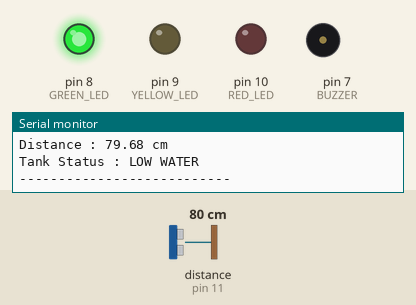
Recording of a sketch running on a simulated Arduino Uno, built with avr-gcc and run on an emulated ATmega328P. Shown: output pins drawn as LEDs (lit = HIGH), buzzer (waves = sounding), the last lines printed to the serial monitor. Wiring (inferred from the names in the program): ultrasonic range finder: trigger pin 12; echo pin 11. Inputs (shaded band) come from the test bench; at power-on: distance to the obstacle (sensor on pin 11) 80 cm. The echo pulse lasts 58.3 µs per cm; pins used as bus, display or sensor lines are not drawn.

Above: at 1.2 s.
1.3 s: distance to the obstacle (sensor on pin 11) set to 22 cm
3.3 s: distance to the obstacle (sensor on pin 11) set to 18 cm
At 5.1 s:
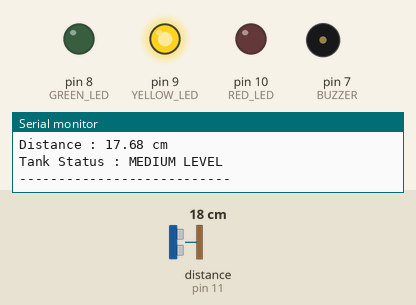
5.6 s: distance to the obstacle (sensor on pin 11) set to 12 cm
7.4 s: distance to the obstacle (sensor on pin 11) set to 9 cm
At 9.0 s:
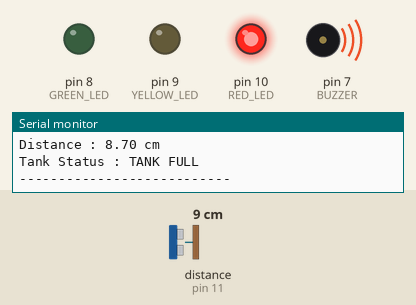
9.7 s: distance to the obstacle (sensor on pin 11) set to 35 cm
At 11.4 s:
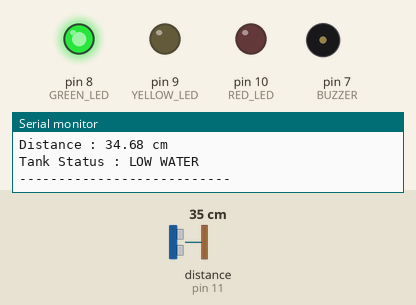
11.7 s: distance to the obstacle (sensor on pin 11) set to 2 cm
At 13.7 s:
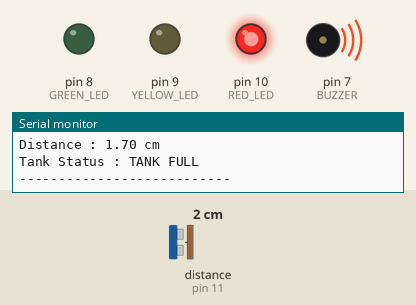
Timing chart, 0 to 14.7 s (numbered marks = the images above; inputs shaded):
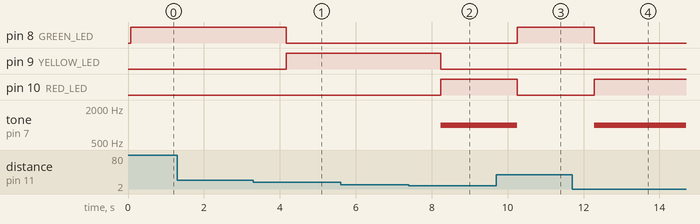

Measured:
- the behaviour switches between 21 and 20 cm on distance to the obstacle (sensor on pin 11) (found by bisection; images 0 and 1)
- the behaviour switches between 11 and 10 cm on distance to the obstacle (sensor on pin 11) (found by bisection; images 1 and 2)
- after the input at 3.3 s, pin 8 (GREEN_LED): HIGH → LOW after 0.87 s; pin 9 (YELLOW_LED): LOW → HIGH after 0.87 s
- after the input at 7.4 s, pin 9 (YELLOW_LED): HIGH → LOW after 0.83 s; pin 10 (RED_LED): LOW → HIGH after 0.83 s; tone on pin 7 (BUZZER): silent → 1000 Hz after 0.83 s
- after the input at 9.7 s, pin 8 (GREEN_LED): LOW → HIGH after 0.55 s; pin 10 (RED_LED): HIGH → LOW after 0.55 s; tone on pin 7 (BUZZER): 1000 Hz → silent after 0.55 s
- after the input at 11.7 s, pin 8 (GREEN_LED): HIGH → LOW after 0.58 s; pin 10 (RED_LED): LOW → HIGH after 0.58 s; tone on pin 7 (BUZZER): silent → 1000 Hz after 0.58 s

The sketch:

smart_water_tank_level_monitor.ino
```cpp
/*
==========================================
 Smart Water Tank Level Monitor
 Day 2 - IoT Engineering Portfolio
==========================================

Hardware:
- Arduino Uno
- HC-SR04 Ultrasonic Sensor
- Green LED
- Yellow LED
- Red LED
- Piezo Buzzer

Author: Smriti
*/

// ---------------- Pin Definitions ----------------
const int TRIG_PIN = 12;
const int ECHO_PIN = 11;

const int GREEN_LED = 8;
const int YELLOW_LED = 9;
const int RED_LED = 10;

const int BUZZER = 7;

// ---------------- Thresholds (cm) ----------------
const int FULL_LEVEL = 10;
const int MEDIUM_LEVEL = 20;

// ---------------- Global Variable ----------------
float distance = 0;

//==================================================
// Function: Read Distance from HC-SR04
//==================================================
float readDistance() {

  digitalWrite(TRIG_PIN, LOW);
  delayMicroseconds(2);

  digitalWrite(TRIG_PIN, HIGH);
  delayMicroseconds(10);
  digitalWrite(TRIG_PIN, LOW);

  long duration = pulseIn(ECHO_PIN, HIGH);

  float distance = duration * 0.0343 / 2;

  return distance;
}

//==================================================
// Function: Display Tank Status
//==================================================
void updateTankStatus(float distance) {

  digitalWrite(GREEN_LED, LOW);
  digitalWrite(YELLOW_LED, LOW);
  digitalWrite(RED_LED, LOW);
  noTone(BUZZER);

  if (distance > MEDIUM_LEVEL) {

    digitalWrite(GREEN_LED, HIGH);

    Serial.println("Tank Status : LOW WATER");

  }

  else if (distance > FULL_LEVEL) {

    digitalWrite(YELLOW_LED, HIGH);

    Serial.println("Tank Status : MEDIUM LEVEL");

  }

  else {

    digitalWrite(RED_LED, HIGH);

    tone(BUZZER, 1000);

    Serial.println("Tank Status : TANK FULL");
  }
}

//==================================================
// Setup
//==================================================
void setup() {

  pinMode(TRIG_PIN, OUTPUT);
  pinMode(ECHO_PIN, INPUT);

  pinMode(GREEN_LED, OUTPUT);
  pinMode(YELLOW_LED, OUTPUT);
  pinMode(RED_LED, OUTPUT);

  pinMode(BUZZER, OUTPUT);

  Serial.begin(9600);

  Serial.println("=======================================");
  Serial.println(" Smart Water Tank Level Monitor ");
  Serial.println("=======================================");
}

//==================================================
// Main Loop
//==================================================
void loop() {

  distance = readDistance();

  Serial.print("Distance : ");
  Serial.print(distance);
  Serial.println(" cm");

  updateTankStatus(distance);

  Serial.println("---------------------------");

  delay(1000);
}
```
